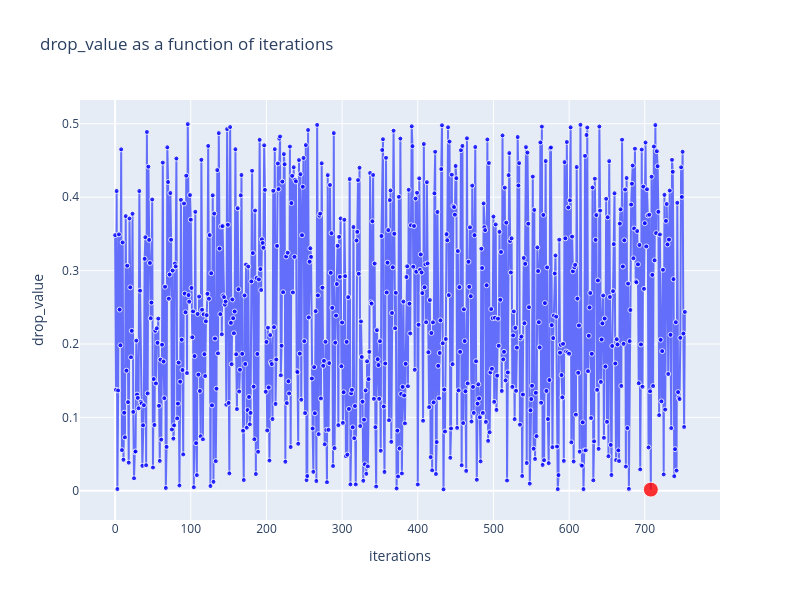

The notebook cell saved with this chart:
### Code cell
plot_2d_scatter(df, 'iterations', 'drop_value', highlight=True)

### Figure 1 — Plotly figure (JSON) as saved in the notebook; plotly's stock layout.template omitted (floating-point values rounded to 4 significant figures; data arrays with more than 128 entries replaced by an {"elided": "..."} marker saying what was removed)
{"data": [{"marker": {"color": {"elided": "754 str values"}, "opacity": 0.8, "size": {"elided": "754 int values"}}, "mode": "lines+markers", "name": "drop_value", "type": "scatter", "x": {"elided": "754 int values"}, "y": {"elided": "754 float values"}}], "layout": {"height": 600, "title": {"text": "drop_value as a function of iterations"}, "width": 800, "xaxis": {"title": {"text": "iterations"}}, "yaxis": {"title": {"text": "drop_value"}}}}
